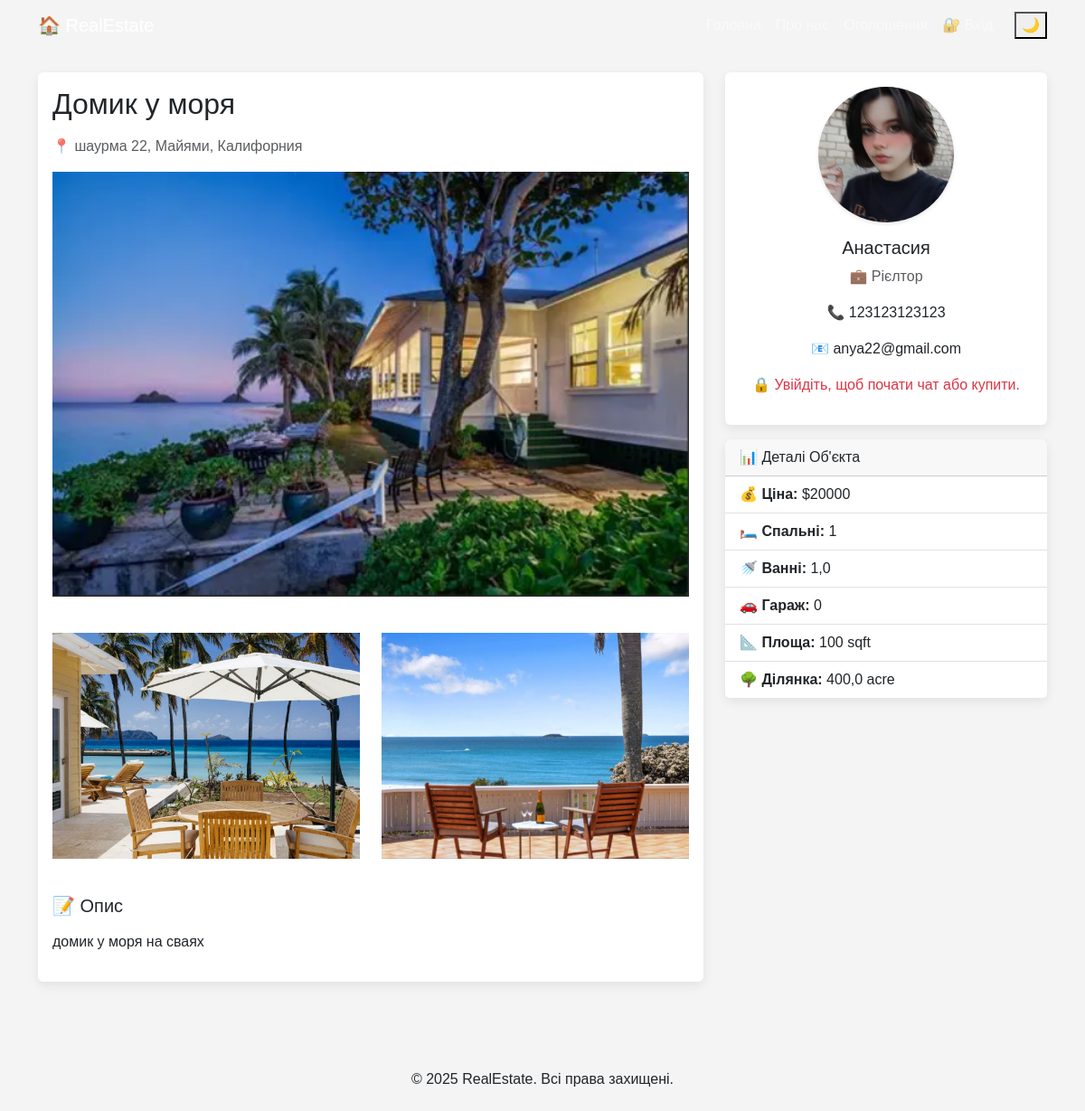
Page /listings/3/ on the committed database.
### listings/models.py (models this page shows, shortened)
class Listing(models.Model):
    realtor = models.ForeignKey(Realtor, on_delete=models.DO_NOTHING)
    title = models.CharField(max_length=200)
    address = models.CharField(max_length=200)
    city = models.CharField(max_length=100)
    state = models.CharField(max_length=100)
    zipcode = models.CharField(max_length=20)
    description = models.TextField(blank=True)
    price = models.IntegerField()
    bedrooms = models.IntegerField()
    bathrooms = models.DecimalField(max_digits=2, decimal_places=1)
    garage = models.IntegerField(default=0)
    sqft = models.IntegerField()
    lot_size = models.DecimalField(max_digits=5, decimal_places=1)
    photo_main = models.ImageField(upload_to='photos/%Y/%m/%d/')
    photo_1 = models.ImageField(upload_to='photos/%Y/%m/%d/', blank=True)
    photo_2 = models.ImageField(upload_to='photos/%Y/%m/%d/', blank=True)
    is_published = models.BooleanField(default=True)
    list_date = models.DateTimeField(default=datetime.now, blank=True)
    buyer = models.ForeignKey(User, related_name='purchased_listings', on_delete=models.DO_NOTHING, null=True, blank=True)
    is_sold = models.BooleanField(default=False)
    sold_date = models.DateTimeField(null=True, blank=True)
    favorites = models.ManyToManyField(User, related_name='favorite_listings', blank=True)

### realtors/models.py (models this page shows, shortened)
class Realtor(models.Model):
    user = models.OneToOneField(User, on_delete=models.CASCADE, null=True, blank=True)
    name = models.CharField(max_length=200)
    photo = models.ImageField(upload_to='photos/%Y/%m/%d/')
    description = models.TextField(blank=True)
    phone = models.CharField(max_length=20)
    email = models.CharField(max_length=50)
    is_mvp = models.BooleanField(default=False)
    hire_date = models.DateTimeField(default=datetime.now, blank=True)

### listings/views.py (the view)
# urls.py: path('<int:listing_id>/', views.listing, name='listing'),
def listing(request, listing_id):
    listing_obj = get_object_or_404(Listing, pk=listing_id)
    context = {
        'listing': listing_obj
    }
    return render(request, 'listings/listing_detail.html', context)

### chat/context_processors.py (called while the page is built, shortened)
def unread_messages_count(request):
    count = 0
    return {'unread_messages_count': count}

### listings/templates/listings/listing_detail.html (shortened to what this page needs)
{% extends 'base.html' %}
{% block content %}
<div class="row">
    <div class="col-lg-8">
        <div class="card mb-4">
            <div class="card-body">
                <h2 class="text-gradient mb-3">{{ listing.title }}</h2>
                <p class="text-muted">📍 {{ listing.address }}, {{ listing.city }}, {{ listing.state }}</p>
                {% if listing.photo_main %}
                <img src="{{ listing.photo_main.url }}" class="img-fluid mb-3" alt="{{ listing.title }}"
                    style="width: 100%; max-height: 500px; object-fit: cover;">
                {% endif %}
                <div class="row mt-4">
                    {% if listing.photo_1 %}
                    <div class="col-md-6 mb-3">
                        <img src="{{ listing.photo_1.url }}" class="img-fluid" alt=""
                            style="width: 100%; height: 250px; object-fit: cover;">
                    </div>
                    {% endif %}
                    {% if listing.photo_2 %}
                    <div class="col-md-6 mb-3">
                        <img src="{{ listing.photo_2.url }}" class="img-fluid" alt=""
                            style="width: 100%; height: 250px; object-fit: cover;">
                    </div>
                    {% endif %}
                </div>
                <div class="mt-4">
                    <h5>📝 Опис</h5>
                    <p>{{ listing.description|linebreaks }}</p>
                </div>
            </div>
        </div>
    </div>
    <div class="col-lg-4">
        <div class="card mb-3">
            <div class="card-body text-center">
                {% if listing.realtor.photo %}
                <img src="{{ listing.realtor.photo.url }}" class="realtor-img-round mb-3"
                    alt="{{ listing.realtor.name }}">
                {% endif %}
                <h5 class="card-title">{{ listing.realtor.name }}</h5>
                <p class="card-text text-muted">💼 Рієлтор</p>
                <p class="card-text">📞 {{ listing.realtor.phone }}</p>
                <p class="card-text">📧 {{ listing.realtor.email }}</p>
                {% if user.is_authenticated %}
                <a href="{% url 'chat:start_chat' listing.realtor.id listing.id %}" class="btn btn-warning w-100 mt-3">
                    💬 Почати Чат з Рієлтором
                </a>
                {% if not listing.is_sold %}
                <button type="button" class="btn btn-success w-100 mt-2" data-bs-toggle="modal"
                    data-bs-target="#paymentModal">
                    💳 Купити
                </button>
                {% else %}
                <button class="btn btn-secondary w-100 mt-2" disabled>
                    ❌ Продано
                </button>
                {% endif %}
                {% else %}
                <p class="mt-3 text-danger">🔒 Увійдіть, щоб почати чат або купити.</p>
                {% endif %}
            </div>
        </div>
        <div class="card">
            <div class="card-header">
                📊 Деталі Об'єкта
            </div>
            <ul class="list-group list-group-flush">
                <li class="list-group-item"><strong>💰 Ціна:</strong> ${{ listing.price|floatformat:0 }}</li>
                <li class="list-group-item"><strong>🛏️ Спальні:</strong> {{ listing.bedrooms }}</li>
                <li class="list-group-item"><strong>🚿 Ванні:</strong> {{ listing.bathrooms }}</li>
                <li class="list-group-item"><strong>🚗 Гараж:</strong> {{ listing.garage }}</li>
                <li class="list-group-item"><strong>📐 Площа:</strong> {{ listing.sqft }} sqft</li>
                <li class="list-group-item"><strong>🌳 Ділянка:</strong> {{ listing.lot_size }} acre</li>
            </ul>
        </div>
    </div>
</div>
{% endblock %}

### static/css/main.css (style rules this page uses)
body { font-family: Arial, Helvetica, sans-serif; background-color: #f4f4f4; }
.card { border: none; box-shadow: 0 4px 12px rgba(0, 0, 0, 0.08); transition: transform 0.2s ease-in-out; }
.realtor-img-round { width: 150px; height: 150px; object-fit: cover; border-radius: 50%; box-shadow: 0 2px 4px rgba(0, 0, 0, 0.1); }

### rows in the picture
Listing: title "Домик у моря", address "шаурма 22", city "Майями", state "Калифорния", photo_main (picture), photo_1 (picture), photo_2 (picture), description "домик у моря на сваях", realtor.photo (picture), realtor.name "Анастасия", realtor.phone "123123123123", realtor.email "anya22@gmail.com", price "20000", bedrooms "1", bathrooms "1,0", garage "0", sqft "100", lot_size "400,0"
